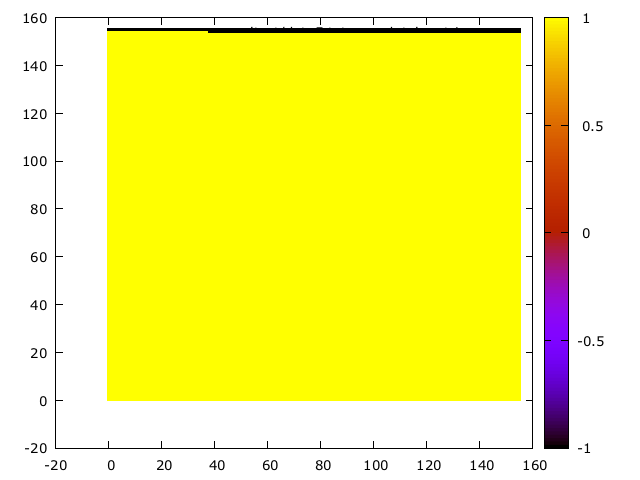

Generate this figure with gnuplot:

set terminal pngcairo enhanced font 'Verdana,10'
set output 'test/data5.txt.map.png'
plot 'test/data5.txt.map.data' matrix with image
